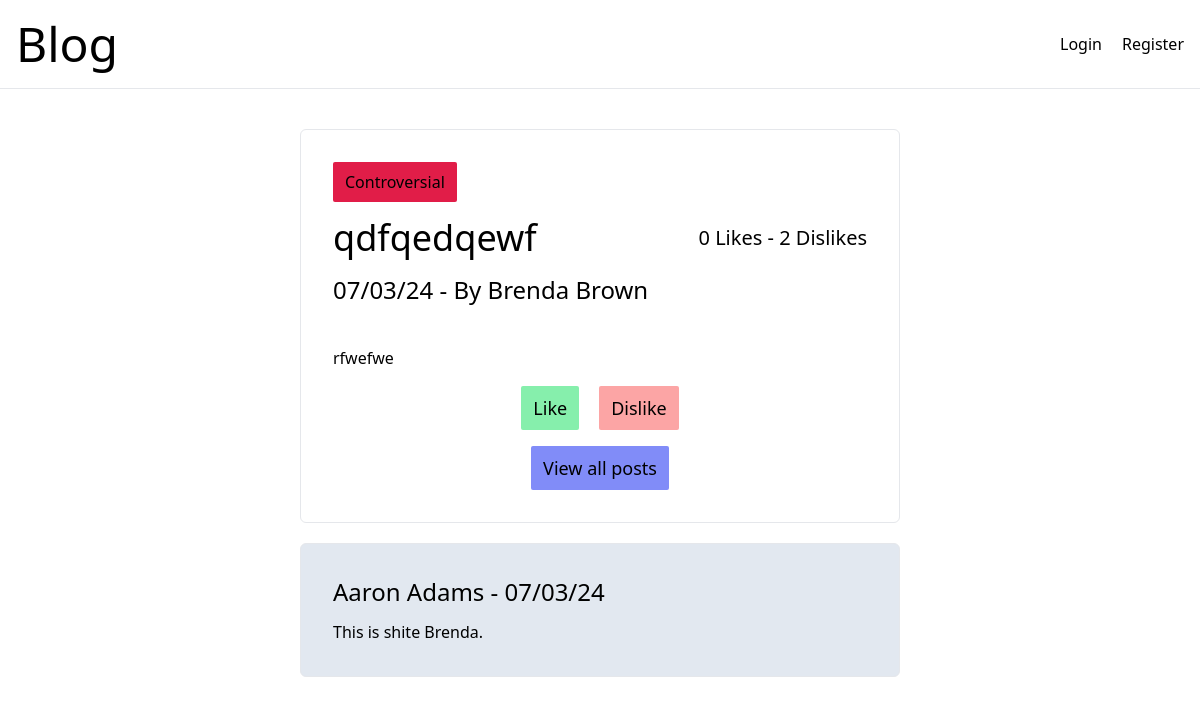
/singlePost.php?id=5, run on the app's committed database.
### tables this page shows
CREATE TABLE `blogposts` (
  `id` int(11) unsigned NOT NULL AUTO_INCREMENT,
  `title` varchar(500) NOT NULL,
  `content` longtext NOT NULL,
  `authorid` int(11) NOT NULL,
  `posttime` timestamp NOT NULL,
  PRIMARY KEY (`id`)
);

CREATE TABLE `users` (
  `id` int(11) unsigned NOT NULL AUTO_INCREMENT,
  `username` varchar(250) NOT NULL,
  `email` varchar(500) NOT NULL,
  `password` varchar(1000) NOT NULL,
  PRIMARY KEY (`id`)
);

CREATE TABLE `comments` (
  `id` int(11) unsigned NOT NULL AUTO_INCREMENT,
  `authorid` int(11) NOT NULL,
  `blogid` int(11) NOT NULL,
  `content` longtext NOT NULL,
  `timestamp` timestamp NOT NULL,
  PRIMARY KEY (`id`)
);

### src/Models/BlogModel.php (called while the page is built, shortened)
<?php
require_once 'src/Entities/Blog.php';
class BlogModel
{
    private PDO $db;
    public function __construct(PDO $db)
    {
        $this->db = $db;
    }
    public function getBlogById(int $id): Blog|false
    {
        $query = $this->db->prepare('SELECT `blogposts`.`id` AS "id",
       `blogposts`.`title` AS "title",
       `blogposts`.`content` AS "content",
       `blogposts`.`authorid` AS "authorid",
       `blogposts`.`posttime` AS "posttime",
       COUNT(`likes`.`id`) AS "total",
       SUM(`likes`.`value`) AS "likes",
       `users`.`username`
        FROM `blogposts`
        LEFT JOIN `users`
        ON `blogposts`.`authorid` = `users`.`id`
        LEFT JOIN `likes`
        ON `blogposts`.`id`=`likes`.`blogid`
        WHERE `blogposts`.`id` = :id');
        $query->execute([
            ':id' => $id
        ]);
        $data = $query->fetch();
        return $this->hydrateSingleBlog($data);
    }
    public function hydrateSingleBlog(array $data): Blog|false
    {
        $username = $data['username'] ?: 'Anonymous';
        $dislikes = $data['total']-$data['likes'];
        return new Blog($data['id'], $data['title'], $data['content'], $data['authorid'], $username, $data['posttime'], $data['likes'], $dislikes);
    }
}

### src/Entities/Blog.php (called while the page is built, shortened)
<?php
readonly class Blog
{
    public function __construct(int $id, string $title, string $content, ?int $authorId, string $username, string $postTime, int|null $likes, int|null $dislikes)
    {
        $this->title = $title;
        $this->content = $content;
        $this->username = $username;
        $this->postTime = gmdate("d/m/y", strtotime($postTime));
        $this->likes = $likes ?: 0;
        $this->dislikes = $dislikes ?: 0;
        $this->controversial = ($this->likes*1.5)<$this->dislikes ? true : false;
    }
}

### src/Models/CommentModel.php (called while the page is built, shortened)
<?php
require_once 'src/Entities/Comment.php';
class CommentModel
{
    private PDO $db;
    public function __construct(PDO $db)
    {
        $this->db = $db;
    }
    public function getAllComments(int $id): array
    {
        $query = $this->db->prepare('SELECT `comments`.`id`, `comments`.`authorid`, `comments`.`blogid`,
       `comments`.`content`, `comments`.`timestamp`, `users` . `username` FROM `comments` LEFT JOIN `users`
        ON `comments` . `authorid` = `users` . `id` WHERE `comments` . `blogid` = :id ORDER BY `timestamp` DESC;');
        $query ->execute([':id'=>$id]);
        $data = $query->fetchAll();
        return $this->hydrateComments($data);
    }
    public function hydrateComments(array $data): array
    {
        $comments = [];
        foreach ($data as $comment)
        {
        $comments[] =  new Comment(
            $comment['id'],
            $comment['authorid'],
            $comment['blogid'],
            $comment['content'],
            $comment['timestamp'],
            $comment['username']);
        }
        return $comments;
    }
}

### src/Entities/Comment.php (called while the page is built, shortened)
<?php
readonly class Comment
{
    public function __construct(int $id, int $authorid, int $blogid, string $content, string $timeStamp, string $username)
    {
        $this->content = $content;
        $this->timeStamp = gmdate("d/m/y", strtotime($timeStamp));
        $this->username = $username;
    }
}

### singlePost.php (the view, shortened to what this page needs)
<?php
require_once 'src/connectToDb.php';
require_once 'src/Models/BlogModel.php';
require_once 'src/Models/CommentModel.php';
$db = connectToDb();
$blogModel = new BlogModel($db);
$blog = $blogModel->getBlogById($_GET['id']);
$commentModel = new CommentModel($db);
$comments = $commentModel->getAllComments($_GET['id']);
$blog = $blogModel->getBlogById($_GET['id']);
?>
<!DOCTYPE html>
<html lang="en">
<head>
    <script src="https://cdn.tailwindcss.com"></script>
</head>
<body class="selection:bg-teal-200">
<nav class="flex justify-between items-center py-5 px-4 mb-10 border-b border-solid">
    <a href="index.php"><h1 class="text-5xl">Blog</h1></a>
    <div class="flex gap-5">
        <?php echo isset($_SESSION['userid']) ?
            '<a href="addPost.php">Create Post</a><a href="logout.php">Logout</a>':
            '<a href="login.php">Login</a><a href="register.php">Register</a>'; ?>
    </div>
</nav>
<section class="container md:w-1/2 mx-auto">
    <article class="p-8 border border-solid rounded-md">
        <?php echo $blog->controversial ? '<span class="px-3 py-2 bg bg-rose-600 inline-block mb-4 rounded-sm">Controversial</span>':'' ;?>
        <div class="flex justify-between items-center flex-col md:flex-row mb-4">
            <h2 class="text-4xl"><?php echo $blog->title; ?></h2>
            <span class="text-xl"><?php echo $blog->likes . ' Likes - ' . $blog->dislikes . ' Dislikes' ?></span>
        </div>
        <p class="text-2xl mb-10"><?php echo $blog->postTime . ' - By ' . $blog->username; ?></p>
        <p><?php echo $blog->content ?></p>
        <div class="flex justify-center gap-5">
            <a class="px-3 py-2 mt-4 text-lg bg-green-300 hover:bg-green-400 hover:text-white transition inline-block rounded-sm" href="<?php echo isset($_SESSION['userid']) ? '?id=' . $_GET['id'] . '&click=Like' : 'login.php'; ?>">Like</a>
            <a class="px-3 py-2 mt-4 text-lg bg-red-300 hover:bg-red-400 hover:text-white transition inline-block rounded-sm" href="<?php echo isset($_SESSION['userid']) ? '?id=' . $_GET['id'] . '&click=Dislike' : 'login.php'; ?>">Dislike</a>
        </div>
        <div class="flex justify-center">
            <a class="px-3 py-2 mt-4 text-lg bg-indigo-400 hover:bg-indigo-700 hover:text-white transition inline-block rounded-sm" href="index.php">View all posts</a>
        </div>
    </article>
</section>
<section class="container md:w-1/2 mx-auto mt-5 mb-10">
    <?php
    foreach ($comments as $comment) : ?>
    <div class="p-8 border border-solid rounded-md bg-slate-200 mb-2">
        <div class="text-2xl mb-3"><?php echo $comment->username . ' - ' . $comment->timeStamp; ?></div>
        <p> <?php echo $comment->content; ?>.</p>
    </div>
    <?php endforeach;
    ?>
</section>
</body>
</html>

### data on the page
blogposts: title "qdfqedqewf", posttime "07/03/24", authorid.username "Brenda Brown", content "rfwefwe"
comments: authorid.username "Aaron Adams", timestamp "07/03/24", content "This is shite Brenda"

### other printed values
$blog->likes "0"
$blog->dislikes "2"
